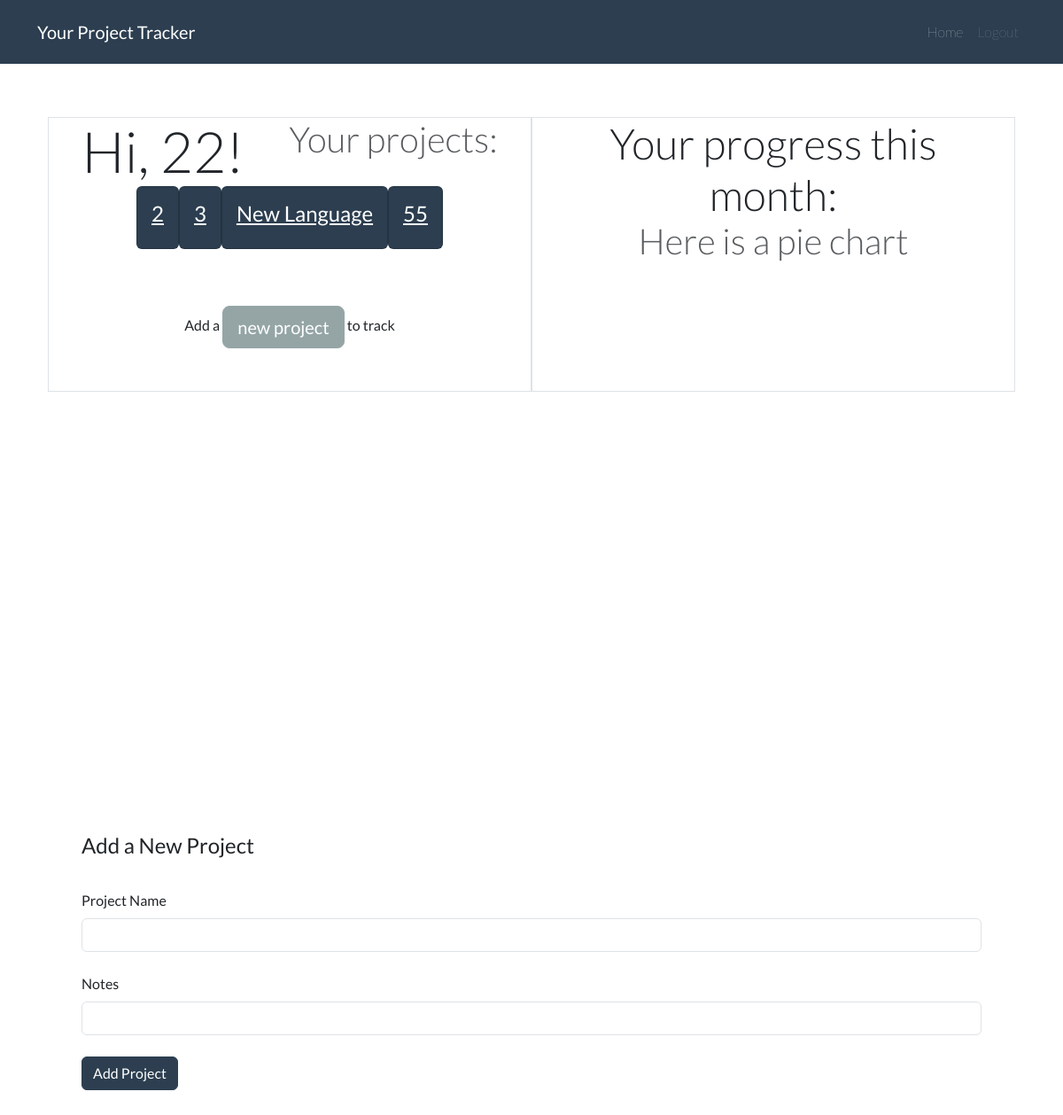
The app's page / (signed in) with its own data.
### website/models.py (models this page shows, shortened)
class User(db.Model, UserMixin):
    id = db.Column(db.Integer, primary_key=True)
    email = db.Column(db.String(100), nullable=False, unique=True)
    password = db.Column(db.String(100), nullable=False)
    name = db.Column(db.String(20), nullable=False)
    projects = db.relationship('Project', backref='owner')

class Project(db.Model):
    id = db.Column(db.Integer, primary_key=True)
    project_name = db.Column(db.String(30), nullable=False)
    notes = db.Column(db.String(1000), nullable=False, default='')
    user_id = db.Column(db.Integer, db.ForeignKey('user.id'), nullable=False)
    entries = db.relationship('Entry')

### website/views.py (the view, shortened to what this page needs)
@views.route('/', methods=['GET', 'POST'])
@login_required
def home():
    project_form = AddProjectForm()
    return render_template("home.html", user=current_user, project_form=project_form)

### website/forms.py
class AddProjectForm(FlaskForm):
    project_name = StringField('Project Name', validators=[DataRequired(), Length(min=1, max=30)])
    notes = StringField('Notes')
    submit = SubmitField('Add Project')

### website/__init__.py (called while the page is built)
def create_app():
    app = Flask(__name__)
    app.config['SECRET_KEY'] = '18d1724277f006e116623f1bc2297dea'
    app.config['SQLALCHEMY_DATABASE_URI'] = f'sqlite:///{DB_NAME}'
    db.init_app(app)
    from .views import views
    from .auth import auth
    app.register_blueprint(views, url_prefix='/')
    app.register_blueprint(auth, url_prefix='/')
    from .models import User
    create_database(app)
    login_manager = LoginManager()
    login_manager.login_view = 'auth.login'
    login_manager.init_app(app)
    login_manager.login_message_category = "info"
    @login_manager.user_loader
    def load_user(id):
        return User.query.get(int(id))
    return app

### website/templates/home.html (shortened to what this page needs)
{% extends "base.html" %}
{% block content %}
    <section class="container-lg my-1" id="greet">
        <div class="container-lg my-3">
            {% if not user.projects %}
                <div class="row justify-content-between">
                    <div class="col-4 col-md-4 text-center text-md-start d-flex align-content-between flex-wrap">
                        <div class="display-3">Hi, {{user.name}}!</div>
                        <div class="display-6 text-muted">No projects yet?</div>
                        <a href="#addproject" class="btn btn-lg btn-secondary">Add a project to track:</a>
                    </div>
                    <div class="col-8 col-md-5 text-center">
                        <div class="display-3">Welcome to the Project Tracker!</div>
                        <!-- <div class="display-6 text-muted">Here is how it works:</div>
                         Carousel ? -->
                    </div>
                </div>
            {% else %}
            <div class="container-lg my-3">
                <div class="row justify-content-around">
                    <div class="col-md-6 text-center text-md-start d-flex align-content-center flex-wrap border" id="leftgreet">
                        <div class="display-3">Hi, {{user.name}}!</div>
                        <div class="display-6 text-muted">Your projects:</div>
                        <div class="projectlist">
                            {% for project in user.projects %}
                                <div class="card text-white bg-primary mb-3">
                                    <a class="card-body" href="{{ url_for('views.project', project_id=project.id) }}">
                                        <h4 class="card-title">{{project.project_name}}</h4>
                                    </a>
                                </div>
                            {% endfor %}
                        </div>
                        <div>Add a <a href="#addproject" class="btn btn-lg btn-secondary my-5">new project</a> to track</div>
                    </div>
                    <div class="col-md-6 text-center border">
                        <div class="display-5">Your progress this month:</div>
                        <div class="display-6 text-muted">Here is a pie chart</div>
                </div>
            </div>
            {% endif %}
        </div>
    </section>
    <section id="addproject">
        <div class="container-lg my-3">
            <form method="POST" action="#">
                <fieldset class="form-group">
                    <legend>Add a New Project</legend>
                    <div class="form-group">
                        {{ project_form.project_name.label(class="form-label mt-4") }}
                        {% if project_form.project_name.errors %}
                            {{ project_form.project_name(class="form-control is-invalid") }}
                            <div class="invalid-feedback">
                                {% for error in project_form.project_name.errors %}
                                    <span>{{ error }}</span>
                                {% endfor %}
                            </div>
                        {% else %}
                            {{ project_form.project_name(class="form-control") }}
                        {% endif %}
                    </div>
                    <div class="form-group">
                        {{ project_form.notes.label(class="form-label mt-4") }}
                        {% if project_form.notes.errors %}
                            {{ project_form.notes(class="form-control is-invalid") }}
                            <div class="invalid-feedback">
                                {% for error in project_form.notes.errors %}
                                    <span>{{ error }}</span>
                                {% endfor %}
                            </div>
                        {% else %}
                            {{ project_form.notes(class="form-control") }}
                        {% endif %}
                    </div>
                </fieldset>
                <br>
                <div class="form-group">
                    {{ project_form.submit(class="btn btn-primary") }}
                </div>
            </form>
        </div>
    </section>
{% endblock %}

### website/templates/base.html (shortened to what this page needs)
<!DOCTYPE html>
<html lang="en">
<head>
    <link href="https://cdn.jsdelivr.net/npm/bootstrap@5.1.2/dist/css/bootstrap.min.css" rel="stylesheet"
>
    <link rel="stylesheet" type="text/css" href="{{ url_for('static', filename='style.css') }}">
    <link href="https://cdn.jsdelivr.net/npm/bootswatch@5.1.2/dist/flatly/bootstrap.min.css" rel="stylesheet">
</head>
<body>
    <nav class="navbar navbar-expand-md navbar-dark bg-primary">
        <div class="container-xl">
          <a class="navbar-brand" href="{{ url_for('views.home') }}">
            <span>Your Project Tracker</span>
          </a>
          <div class="collapse navbar-collapse justify-content-end align-center" id="navbarColor01">
            <ul class="navbar-nav">
              {% if user and user.is_authenticated %}
                <li class="nav-item">
                  <a class="nav-link active fw-lighter" href="{{ url_for('views.home') }}">Home
                  </a>
                </li>
                <li class="nav-item">
                  <a class="nav-link fw-lighter" href="{{ url_for('auth.logout') }}">Logout</a>
                </li>
              {% endif %}
            </ul>
          </div>
        </div>
      </nav>
        {% block content %}{% endblock %}
</body>
</html>

### website/static/style.css (style rules this page uses)
#greet { height: 100vh; }
section { height: 100vh; padding: 5vh 10vh; }
#leftgreet { justify-content: space-around; align-content: space-around; }
.projectlist { display: flex; justify-content: space-around; }

### records on screen
User: name "22"
Project: project_name "2"
Project: project_name "3"
Project: project_name "New Language"
Project: project_name "55"

### other values on screen
{{ project_form.project_name.label(class="form-label mt-4") }} "Project Name"
{{ project_form.notes.label(class="form-label mt-4") }} "Notes"
